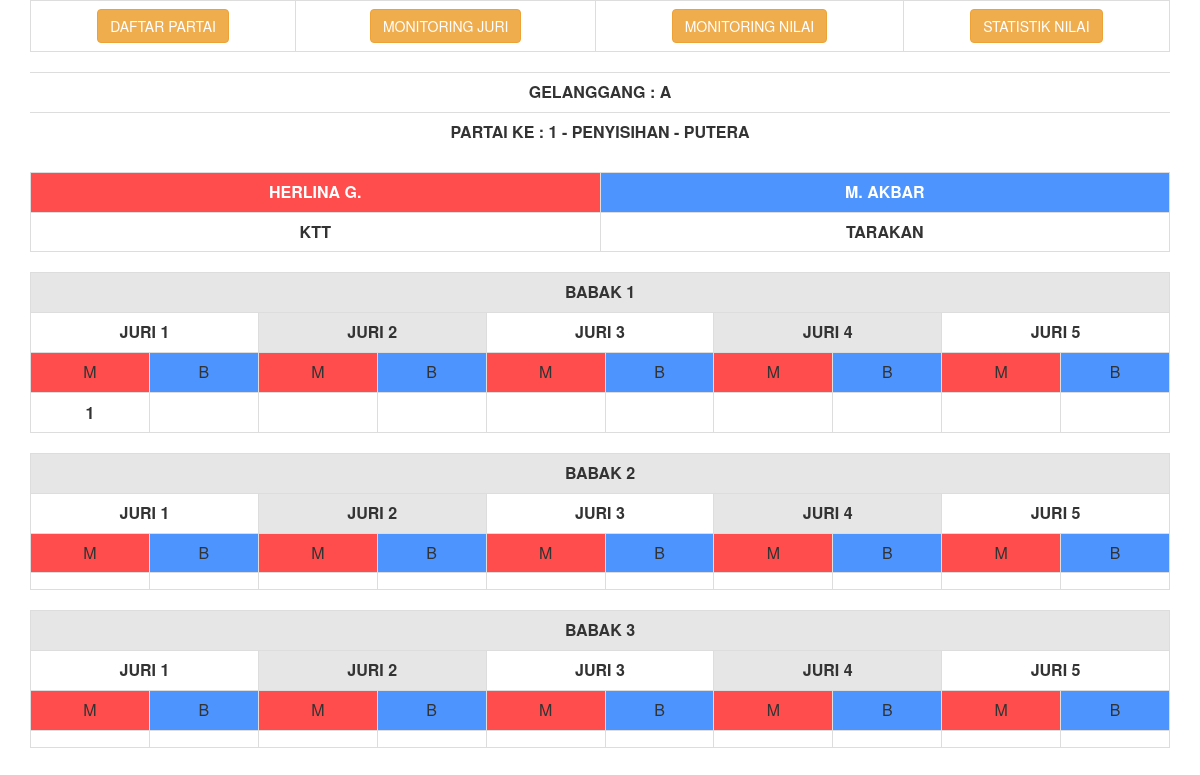
Screenshot of /nilai/monitor_nilai.php?id_partai=1 with the database file from the repository.
### tables this page shows
CREATE TABLE `jadwal_tanding` (
  `id_partai` int(11) NOT NULL,
  `tgl` date NOT NULL,
  `kelas` varchar(55) NOT NULL,
  `gelanggang` varchar(2) NOT NULL,
  `partai` varchar(4) NOT NULL,
  `nm_merah` varchar(55) NOT NULL,
  `kontingen_merah` varchar(55) NOT NULL,
  `nm_biru` varchar(55) NOT NULL,
  `kontingen_biru` varchar(55) NOT NULL,
  `status` varchar(55) NOT NULL DEFAULT '-',
  `pemenang` varchar(150) NOT NULL DEFAULT '-',
  `babak` varchar(55) DEFAULT NULL,
  `medali` varchar(2) NOT NULL DEFAULT '0',
  `aktif` varchar(2) NOT NULL DEFAULT '0'
);

CREATE TABLE `nilai_tanding` (
  `id_nilai` int(11) NOT NULL,
  `id_jadwal` varchar(5) NOT NULL,
  `id_juri` varchar(1) NOT NULL,
  `button` varchar(55) NOT NULL,
  `nilai` int(11) NOT NULL,
  `sudut` varchar(55) NOT NULL,
  `babak` varchar(5) NOT NULL
);

### nilai/monitor_nilai.php (the view, shortened to what this page needs)
<?php
	include "../backend/includes/connection.php";
	$id_partai = (int) $_GET['id_partai'];
	$sqljadwal = "SELECT * FROM jadwal_tanding
					WHERE id_partai='$id_partai'";
	$jadwal_tanding = mysqli_query($koneksi,$sqljadwal);
	$jadwal = mysqli_fetch_array($jadwal_tanding);
?>
<html>
<head>
  <link rel="stylesheet" href="css/bootstrap.min.css">
</head>
<body>
<div class="container">
	<div class="table-responsive">
		<table class="table table-bordered">
			<tr class="text-center">
				<td><a href="index.php" class="btn btn-warning" role="button">DAFTAR PARTAI</a></td>
				<td><a href="monitor_nilai.php?id_partai=<?php echo $jadwal['id_partai']; ?>" class="btn btn-warning" role="button">MONITORING JURI</a></td>
				<td><a href="view_tanding_kp.php?id_partai=<?php echo $jadwal['id_partai']; ?>" class="btn btn-warning" role="button">MONITORING NILAI</a></td>
				<td><a href="view_stats.php?id_partai=<?php echo $jadwal['id_partai']; ?>" class="btn btn-warning" role="button">STATISTIK NILAI</a></td>
			</tr>
		</table>
	</div>
	<div class="table-responsive">
		<table class="table">
			<tr class="text-center" style="font-weight: bold;">
				<td colspan="10">GELANGGANG : <?php echo $jadwal['gelanggang']; ?></td>
			</tr>
			<tr class="text-center" style="font-weight: bold;">
				<td colspan="10">
					PARTAI KE : <?php echo $jadwal['partai']; ?> -
					<?php echo $jadwal['babak']; ?> -
					<?php echo $jadwal['kelas']; ?>
				</td>
			</tr>
		</table>
		<table class="table table-bordered">
			<tr class="text-center" style="font-weight: bold; color: white;">
				<td colspan="5" bgcolor="#ff4d4d" width="50%"><?php echo $jadwal['nm_merah']; ?></td>
				<td colspan="5" bgcolor="#4d94ff" width="50%"><?php echo $jadwal['nm_biru']; ?></td>
			</tr>
			<tr class="text-center" style="font-weight: bold;">
				<td colspan="5" width="50%"><?php echo $jadwal['kontingen_merah']; ?></td>
				<td colspan="5" width="50%"><?php echo $jadwal['kontingen_biru']; ?></td>
			</tr>
		</table>
		<div id="content_babak">
			<table class="table table-bordered">
				<tr class="text-center" style="font-weight: bold;" bgcolor="#e6e6e6">
					<td colspan="10">BABAK 1</td>
				</tr>
				<tr class="text-center" style="font-weight: bold;">
					<td colspan="2">JURI 1</td>
					<td colspan="2" bgcolor="#e6e6e6">JURI 2</td>
					<td colspan="2">JURI 3</td>
					<td colspan="2" bgcolor="#e6e6e6">JURI 4</td>
					<td colspan="2">JURI 5</td>
				</tr>
				<tr class="text-center">
					<td bgcolor="#ff4d4d">M</td>
					<td bgcolor="#4d94ff">B</td>
					<td bgcolor="#ff4d4d">M</td>
					<td bgcolor="#4d94ff">B</td>
					<td bgcolor="#ff4d4d">M</td>
					<td bgcolor="#4d94ff">B</td>
					<td bgcolor="#ff4d4d">M</td>
					<td bgcolor="#4d94ff">B</td>
					<td bgcolor="#ff4d4d">M</td>
					<td bgcolor="#4d94ff">B</td>
				</tr>
				<tr class="text-center">
					<td>
						<table style="width: 100%;">
							<?php
								$sqljadwal = "SELECT id_nilai,id_jadwal,button FROM nilai_tanding WHERE id_jadwal=$id_partai AND babak=1 AND id_juri=1 AND sudut='merah' ORDER BY id_nilai DESC";
								$jadwal_tanding = mysqli_query($koneksi,$sqljadwal);
								while($item = mysqli_fetch_array($jadwal_tanding)):
							?>
								<tr>
									<th class="text-center"><?=$item['button']?></th>
								</tr>
							<?php endwhile;?>
						</table>
					</td>
					<td>
					</td>
					<td>
					</td>
					<td>
					</td>
					<td>
					</td>
					<td>
					</td>
					<td>
					</td>
					<td>
					</td>
					<td>
					</td>
					<td>
					</td>
				</tr>
			</table>
			<table class="table table-bordered">
				<tr class="text-center" style="font-weight: bold;" bgcolor="#FFFF00">
					<td colspan="10" bgcolor="#e6e6e6">BABAK 2</td>
				</tr>
				<tr class="text-center" style="font-weight: bold;">
					<td colspan="2">JURI 1</td>
					<td colspan="2" bgcolor="#e6e6e6">JURI 2</td>
					<td colspan="2">JURI 3</td>
					<td colspan="2" bgcolor="#e6e6e6">JURI 4</td>
					<td colspan="2">JURI 5</td>
				</tr>
				<tr class="text-center">
					<td bgcolor="#ff4d4d">M</td>
					<td bgcolor="#4d94ff">B</td>
					<td bgcolor="#ff4d4d">M</td>
					<td bgcolor="#4d94ff">B</td>
					<td bgcolor="#ff4d4d">M</td>
					<td bgcolor="#4d94ff">B</td>
					<td bgcolor="#ff4d4d">M</td>
					<td bgcolor="#4d94ff">B</td>
					<td bgcolor="#ff4d4d">M</td>
					<td bgcolor="#4d94ff">B</td>
				</tr>
				<tr class="text-center">
					<td>
					</td>
					<td>
					</td>
					<td>
					</td>
					<td>
					</td>
					<td>
					</td>
					<td>
					</td>
					<td>
					</td>
					<td>
					</td>
					<td>
					</td>
					<td>
					</td>
				</tr>
			</table>
			<table class="table table-bordered">
				<tr class="text-center" style="font-weight: bold;" bgcolor="#e6e6e6">
					<td colspan="10"> BABAK 3</td>
				</tr>
				<tr class="text-center" style="font-weight: bold;">
					<td colspan="2">JURI 1</td>
					<td colspan="2" bgcolor="#e6e6e6">JURI 2</td>
					<td colspan="2">JURI 3</td>
					<td colspan="2" bgcolor="#e6e6e6">JURI 4</td>
					<td colspan="2">JURI 5</td>
				</tr>
				<tr class="text-center">
					<td bgcolor="#ff4d4d">M</td>
					<td bgcolor="#4d94ff">B</td>
					<td bgcolor="#ff4d4d">M</td>
					<td bgcolor="#4d94ff">B</td>
					<td bgcolor="#ff4d4d">M</td>
					<td bgcolor="#4d94ff">B</td>
					<td bgcolor="#ff4d4d">M</td>
					<td bgcolor="#4d94ff">B</td>
					<td bgcolor="#ff4d4d">M</td>
					<td bgcolor="#4d94ff">B</td>
				</tr>
				<tr class="text-center">
					<td>
					</td>
					<td>
					</td>
					<td>
					</td>
					<td>
					</td>
					<td>
					</td>
					<td>
					</td>
					<td>
					</td>
					<td>
					</td>
					<td>
					</td>
					<td>
					</td>
				</tr>
			</table>
		</div>
	</div>
</div>
</body>
</html>

### rows the page displays
jadwal_tanding: gelanggang "A", partai "1", babak "PENYISIHAN", kelas "PUTERA", nm_merah "HERLINA G.", nm_biru "M. AKBAR", kontingen_merah "KTT", kontingen_biru "TARAKAN"
nilai_tanding: button "1"
